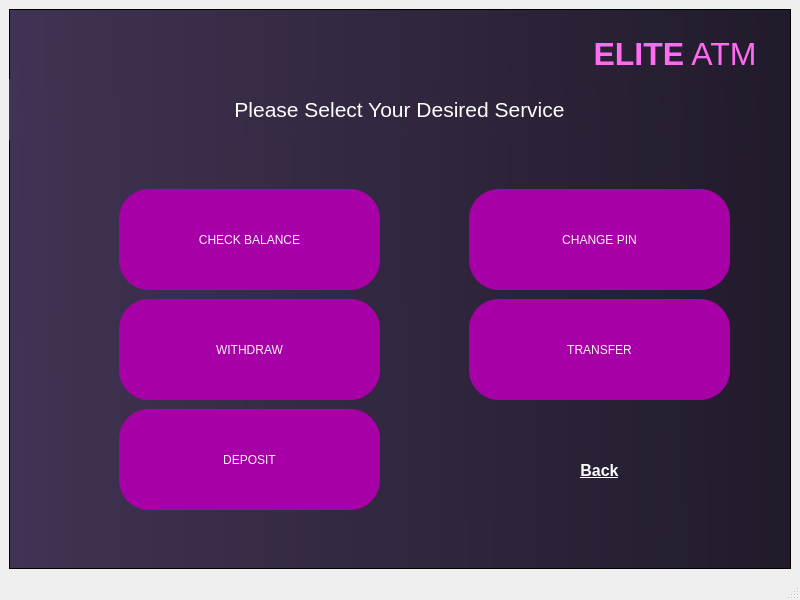
<?xml version="1.0" encoding="UTF-8"?>
<ui version="4.0">
 <class>MainWindow</class>
 <widget class="QMainWindow" name="MainWindow">
  <property name="geometry">
   <rect>
    <x>0</x>
    <y>0</y>
    <width>800</width>
    <height>600</height>
   </rect>
  </property>
  <property name="minimumSize">
   <size>
    <width>800</width>
    <height>600</height>
   </size>
  </property>
  <property name="windowTitle">
   <string>MainWindow</string>
  </property>
  <widget class="QWidget" name="centralwidget">
   <layout class="QVBoxLayout" name="verticalLayout">
    <item>
     <widget class="QFrame" name="frame">
      <property name="maximumSize">
       <size>
        <width>800</width>
        <height>600</height>
       </size>
      </property>
      <property name="font">
       <font>
        <pointsize>16</pointsize>
       </font>
      </property>
      <property name="styleSheet">
       <string notr="true">background-color: qlineargradient(spread:pad, x1:0, y1:0.545, x2:0.977, y2:0.539773, stop:0 rgba(65, 51, 83, 255), stop:1 rgba(34, 27, 44, 255));</string>
      </property>
      <property name="frameShape">
       <enum>QFrame::StyledPanel</enum>
      </property>
      <property name="frameShadow">
       <enum>QFrame::Raised</enum>
      </property>
      <widget class="QLabel" name="label_appname">
       <property name="geometry">
        <rect>
         <x>570</x>
         <y>0</y>
         <width>201</width>
         <height>91</height>
        </rect>
       </property>
       <property name="font">
        <font>
         <pointsize>24</pointsize>
        </font>
       </property>
       <property name="styleSheet">
        <string notr="true">color: rgb(255, 107, 241);
background-color:none;</string>
       </property>
       <property name="text">
        <string>&lt;strong&gt;ELITE&lt;/strong&gt; ATM </string>
       </property>
       <property name="alignment">
        <set>Qt::AlignCenter</set>
       </property>
      </widget>
      <widget class="QPushButton" name="pushButton_balance">
       <property name="geometry">
        <rect>
         <x>110</x>
         <y>180</y>
         <width>261</width>
         <height>101</height>
        </rect>
       </property>
       <property name="styleSheet">
        <string notr="true">QPushButton
{
font: 12pt &quot;Segoe UI&quot;;
	color: rgb(255, 242, 247);
background-color: rgb(167, 0, 167);
border-radius: 30px;
}

QPushButton:hover
{
background-color: rgb(255, 0, 255);

}

</string>
       </property>
       <property name="text">
        <string>CHECK BALANCE</string>
       </property>
      </widget>
      <widget class="QPushButton" name="pushButton_transfer">
       <property name="geometry">
        <rect>
         <x>460</x>
         <y>290</y>
         <width>261</width>
         <height>101</height>
        </rect>
       </property>
       <property name="styleSheet">
        <string notr="true">QPushButton
{
font: 12pt &quot;Segoe UI&quot;;
	color: rgb(255, 242, 247);
background-color: rgb(167, 0, 167);
border-radius: 30px;
}

QPushButton:hover
{
background-color: rgb(255, 0, 255);
}</string>
       </property>
       <property name="text">
        <string>TRANSFER</string>
       </property>
      </widget>
      <widget class="QPushButton" name="pushButton_withdraw">
       <property name="geometry">
        <rect>
         <x>110</x>
         <y>290</y>
         <width>261</width>
         <height>101</height>
        </rect>
       </property>
       <property name="styleSheet">
        <string notr="true">QPushButton
{
font: 12pt &quot;Segoe UI&quot;;
	color: rgb(255, 242, 247);
background-color: rgb(167, 0, 167);
border-radius: 30px;
}

QPushButton:hover
{
background-color: rgb(255, 0, 255);
}</string>
       </property>
       <property name="text">
        <string>WITHDRAW</string>
       </property>
      </widget>
      <widget class="QPushButton" name="pushButton_pin">
       <property name="geometry">
        <rect>
         <x>460</x>
         <y>180</y>
         <width>261</width>
         <height>101</height>
        </rect>
       </property>
       <property name="styleSheet">
        <string notr="true">QPushButton
{
font: 12pt &quot;Segoe UI&quot;;
	color: rgb(255, 242, 247);
background-color: rgb(167, 0, 167);
border-radius: 30px;
}

QPushButton:hover
{
background-color: rgb(255, 0, 255);
}</string>
       </property>
       <property name="text">
        <string>CHANGE PIN</string>
       </property>
      </widget>
      <widget class="QLabel" name="label">
       <property name="geometry">
        <rect>
         <x>0</x>
         <y>70</y>
         <width>781</width>
         <height>61</height>
        </rect>
       </property>
       <property name="font">
        <font>
         <family>Segoe UI</family>
         <pointsize>16</pointsize>
        </font>
       </property>
       <property name="styleSheet">
        <string notr="true">color: rgb(255, 255, 255);</string>
       </property>
       <property name="text">
        <string>Please Select Your Desired Service</string>
       </property>
       <property name="alignment">
        <set>Qt::AlignCenter</set>
       </property>
      </widget>
      <widget class="QPushButton" name="pushButton_deposit">
       <property name="geometry">
        <rect>
         <x>110</x>
         <y>400</y>
         <width>261</width>
         <height>101</height>
        </rect>
       </property>
       <property name="styleSheet">
        <string notr="true">QPushButton
{
font: 12pt &quot;Segoe UI&quot;;
	color: rgb(255, 242, 247);
background-color: rgb(167, 0, 167);
border-radius: 30px;
}

QPushButton:hover
{
background-color: rgb(255, 0, 255);
}</string>
       </property>
       <property name="text">
        <string>DEPOSIT</string>
       </property>
      </widget>
      <widget class="QPushButton" name="pushButton_back1">
       <property name="geometry">
        <rect>
         <x>520</x>
         <y>450</y>
         <width>141</width>
         <height>23</height>
        </rect>
       </property>
       <property name="font">
        <font>
         <pointsize>12</pointsize>
         <weight>75</weight>
         <bold>true</bold>
         <underline>true</underline>
        </font>
       </property>
       <property name="styleSheet">
        <string notr="true">QPushButton
{
color: rgb(255, 255, 255);
border: 0px;
background-color:none;
}

QPushButton:hover
{
color: rgb(255, 170, 255);
}</string>
       </property>
       <property name="text">
        <string>Back</string>
       </property>
      </widget>
     </widget>
    </item>
   </layout>
  </widget>
  <widget class="QMenuBar" name="menubar">
   <property name="geometry">
    <rect>
     <x>0</x>
     <y>0</y>
     <width>800</width>
     <height>21</height>
    </rect>
   </property>
  </widget>
  <widget class="QStatusBar" name="statusbar"/>
 </widget>
 <resources/>
 <connections/>
</ui>
